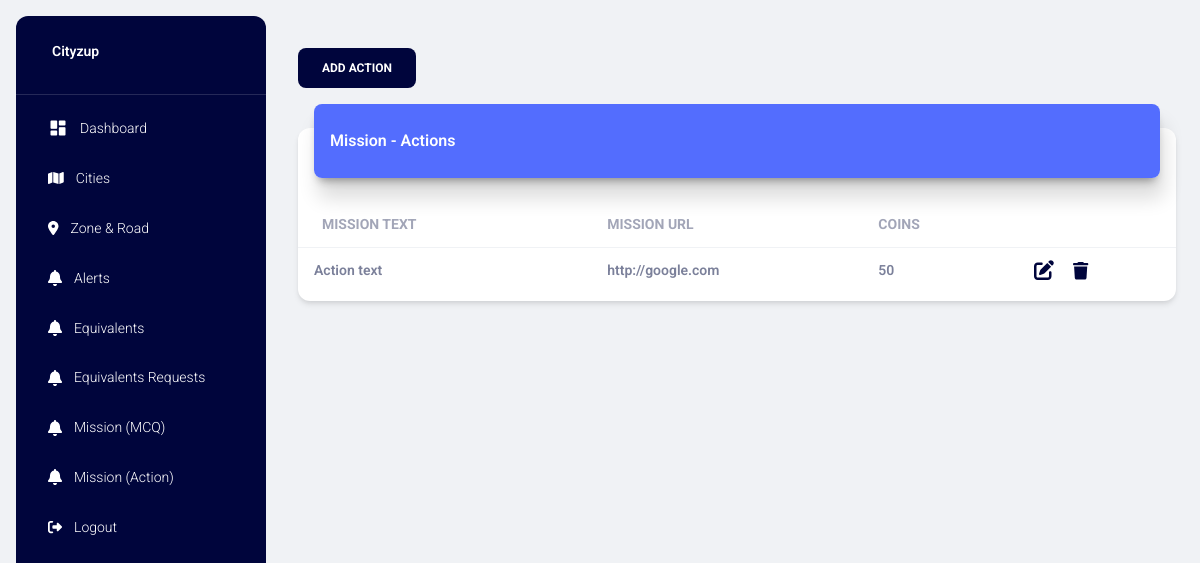
Page /mission_actions (signed in) on the earlier database version.
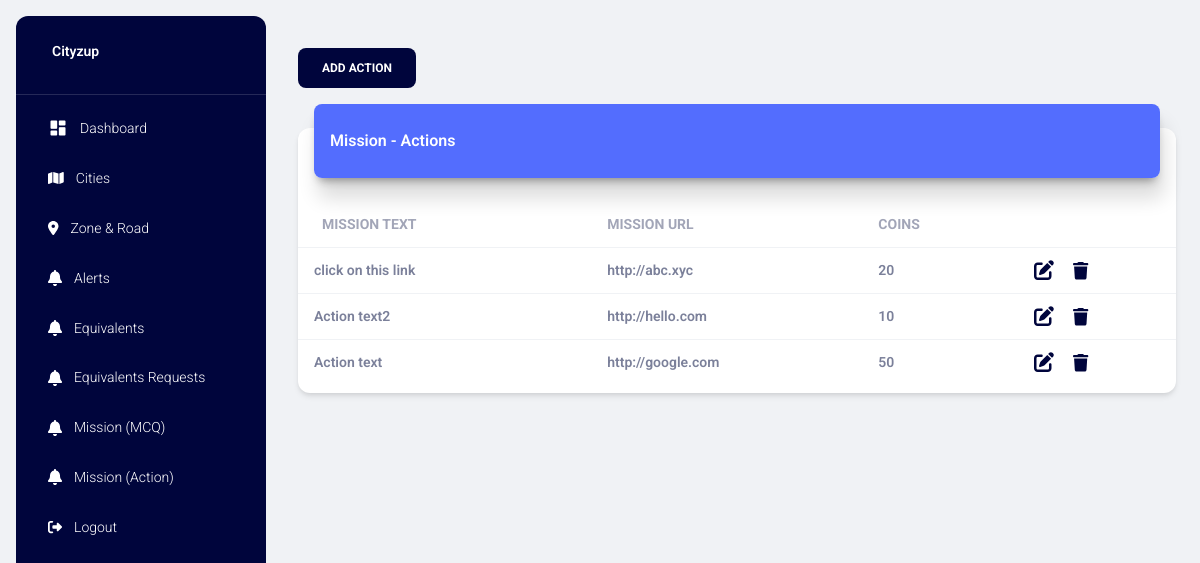
Same page on the later database version.
### project/models.py (models this page shows)
class MissionAction(db.Model):
    ma_id = db.Column(db.Integer, primary_key=True)
    ma_text = db.Column(db.String(255), nullable=False)  # Action text
    ma_url =  db.Column(db.String(255), nullable=False) # Action URL
    ma_coins = db.Column(db.Integer, nullable=False)  # Coins for the Action
    ma_created_at = db.Column(db.DateTime, default=db.func.now())  # Timestamp for when the quiz is created

### project/main.py (the view)
@main.route("/mission_actions")
@login_required  # Ensure the user is logged in
def mission_actions():
    missions = MissionAction.query.order_by(MissionAction.ma_id.desc()).all()
    title = 'Mission Action'
    page_title = 'Mission Action'
    return render_template('mission_action.html', missions=missions, page_title=page_title, title=title)

### project/models.py (called while the page is built)
@login_manager.user_loader
def load_user(user_id):
    return User.query.get(int(user_id))

### project/templates/mission_action.html (shortened to what this page needs)
{% extends "layout.html" %} {% block title %} {% endblock %} {% block content %}
<div class="container-fluid py-4">
    <div class="row">
        <div class="col-sm-12">
            <button class="btn btn-primary" data-bs-toggle="modal" data-bs-target="#modalAddMissionAction">Add
                Action</button>
        </div>
    </div>
    <div class="row">
        <div class="col-12">
            <div class="card my-4">
                <div class="card-header p-0 position-relative mt-n4 mx-3 z-index-2">
                    <div class="bg-gradient-primary shadow-primary border-radius-lg pt-4 pb-3">
                        <h6 class="text-white text-capitalize ps-3">Mission - Actions</h6>
                    </div>
                </div>
                <div class="card-body px-0 pb-2">
                    <div class="table-responsive p-0">
                        {% if missions|length > 0 %}
                        <table class="table align-items-center mb-0">
                            <thead>
                                <tr>
                                    <th class="text-uppercase text-secondary text-sm font-weight-bolder opacity-7">
                                        Mission Text</th>
                                    <th class="text-uppercase text-secondary text-sm font-weight-bolder opacity-7 ps-2">
                                        Mission URL</th>
                                    <th class="text-uppercase text-secondary text-sm font-weight-bolder opacity-7 ps-2">
                                        Coins</th>
                                    <th class="text-secondary opacity-7"></th>
                                </tr>
                            </thead>
                            <tbody>
                                {% for mission in missions %}
                                <tr>
                                    <td>
                                        <div class="d-flex px-2 py-1">
                                            <div class="d-flex flex-column justify-content-center">
                                                <p class="text-sm font-weight-bold mb-0">{{ mission.ma_text }}</p>
                                            </div>
                                        </div>
                                    </td>
                                    <td>
                                        <p class="text-sm font-weight-bold mb-0">{{ mission.ma_url }}</p>
                                    </td>
                                    <td>
                                        <p class="text-sm font-weight-bold mb-0">{{ mission.ma_coins }}</p>
                                    </td>
                                    <td class="align-middle">
                                        <a href="#" data-id="{{ mission.ma_id }}" data-text="{{ mission.ma_text }}"
                                            data-url="{{ mission.ma_url }}" data-coins="{{ mission.ma_coins }}"
                                            data-bs-toggle="modal" data-bs-target="#modalEditMissionAction"
                                            class="openEditModalMissionAction">
                                            <i class="fa-solid fa-pen-to-square fa-lg icon-dark"></i>
                                        </a>
                                        <a href="#" data-qid="{{ mission.ma_id }}"
                                            class="text-secondary font-weight-bold text-sm deleteMissionActionBtn"
                                            data-toggle="tooltip" data-original-title="Delete">
                                            <i class="fa-solid fa-trash fa-lg icon-dark"></i>
                                        </a>
                                    </td>
                                </tr>
                                {% endfor %}
                            </tbody>
                        </table>
                        {% else %}
                        <h4 class="text-center">There are currently no quizzes available.</h4>
                        {% endif %}
                    </div>
                </div>
            </div>
        </div>
    </div>
</div>
{% endblock %}

### project/templates/layout.html (shortened to what this page needs)
<!DOCTYPE html>
<html lang="en">
<head>
  <link href="{{url_for('static',filename='css/nucleo-icons.css')}}" rel="stylesheet" />
  <link href="{{url_for('static',filename='css/nucleo-svg.css')}}" rel="stylesheet" />
  <link rel="stylesheet" href="{{url_for('static',filename='fontawesome-free-6.3.0-web/css/all.min.css')}}">
  <link id="pagestyle" href="{{url_for('static',filename='css/material-dashboard.css')}}" rel="stylesheet" />
  <link rel="stylesheet" href="{{url_for('static',filename='css/styles.css')}}">
</head>
<body class="g-sidenav-show  bg-gray-200">
  <aside
    class="sidenav navbar navbar-vertical navbar-expand-xs border-0 border-radius-xl my-3 fixed-start ms-3   bg-gradient-dark"
    id="sidenav-main">
    <div class="sidenav-header">
      <a class="navbar-brand m-0" href="">
        <span class="ms-1 font-weight-bold text-white">Cityzup</span>
      </a>
    </div>
    <hr class="horizontal light mt-0 mb-2">
    <div class="collapse navbar-collapse  w-auto  max-height-vh-100" id="sidenav-collapse-main">
      <ul class="navbar-nav">
        <li class="nav-item">
          <a class="nav-link text-white" href="{{ url_for('main.home') }}">
            <div class="text-white text-center me-2 d-flex align-items-center justify-content-center">
              <i class="material-icons opacity-10">dashboard</i>
            </div>
            <span class="nav-link-text ms-1">Dashboard</span>
          </a>
        </li>
        <li class="nav-item">
          <a class="nav-link text-white " href="{{ url_for('main.cities') }}">
            <div class="text-white text-center me-2 d-flex align-items-center justify-content-center">
            </div>
            <span class="nav-link-text ms-1">Cities</span>
          </a>
        </li>
        <li class="nav-item">
          <a class="nav-link text-white" href="{{url_for('main.zones_and_roads')}}">
            <div class="text-white text-center me-2 d-flex align-items-center justify-content-center">
            </div>
            <span class="nav-link-text ms-1">Zone & Road</span>
          </a>
        </li>
        <li class="nav-item">
          <a class="nav-link text-white" href="{{url_for('main.get_alerts_with_user_info')}}">
            <div class="text-white text-center me-2 d-flex align-items-center justify-content-center">
            </div>
            <span class="nav-link-text ms-1">Alerts</span>
          </a>
        </li>
        <li class="nav-item">
          <a class="nav-link text-white" href="{{url_for('main.equivalents')}}">
            <div class="text-white text-center me-2 d-flex align-items-center justify-content-center">
            </div>
            <span class="nav-link-text ms-1">Equivalents</span>
          </a>
        </li>
        <li class="nav-item">
          <a class="nav-link text-white" href="{{url_for('main.equivalents_requests')}}">
            <div class="text-white text-center me-2 d-flex align-items-center justify-content-center">
            </div>
            <span class="nav-link-text ms-1">Equivalents Requests</span>
          </a>
        </li>
        <li class="nav-item">
          <a class="nav-link text-white" href="{{url_for('main.mission_mcqs')}}">
            <div class="text-white text-center me-2 d-flex align-items-center justify-content-center">
            </div>
            <span class="nav-link-text ms-1">Mission (MCQ)</span>
          </a>
        </li>
        <li class="nav-item">
          <a class="nav-link text-white" href="{{url_for('main.mission_actions')}}">
            <div class="text-white text-center me-2 d-flex align-items-center justify-content-center">
            </div>
            <span class="nav-link-text ms-1">Mission (Action)</span>
          </a>
        </li>
        <li class="nav-item">
          <a class="nav-link text-white " href="{{url_for('auth.logout')}}">
            <div class="text-white text-center me-2 d-flex align-items-center justify-content-center">
            </div>
            <span class="nav-link-text ms-1">Logout</span>
          </a>
        </li>
      </ul>
    </div>
  </aside>
  <main class="main-content position-relative max-height-vh-100 h-100 border-radius-lg ">
    <nav class="navbar navbar-main navbar-expand-lg px-0 mx-4 shadow-none border-radius-xl" id="navbarBlur"
      navbar-scroll="true">
      <div class="container-fluid py-1 px-3">
      </div>
    </nav>
    <div class="">
      {% block content %}{% endblock %}
    </div>
  </main>
</body>
</html>

### project/static/css/styles.css (style rules this page uses)
.navbar-vertical.navbar-expand-xs .navbar-collapse { height: auto; }
.bg-gradient-primary { background-image: linear-gradient(195deg, #536dfe 0%, #536dfe 100%); }
.bg-gradient-dark { background-image: linear-gradient(195deg, #00053c 0%, #00053c 100%); }
.btn-primary { background-color: #00053c !important; box-shadow: none; border: none; }
.shadow-primary { box-shadow: 4px 20px 20px rgba(0, 0, 0, 0.14), 0px 7px 10px -5px rgba(0, 0, 0, 0.4) !important }
.icon-dark { color: #00053c; }

### project/templates/layout.html (style rules this page uses)
svg { fill: #f9fafd }
svg { fill: #ffffff }

Differences in the rows shown:
added MissionAction: ma_text "click on this link", ma_url "http://abc.xyc", ma_coins "20"
added MissionAction: ma_text "Action text2", ma_url "http://hello.com", ma_coins "10"
